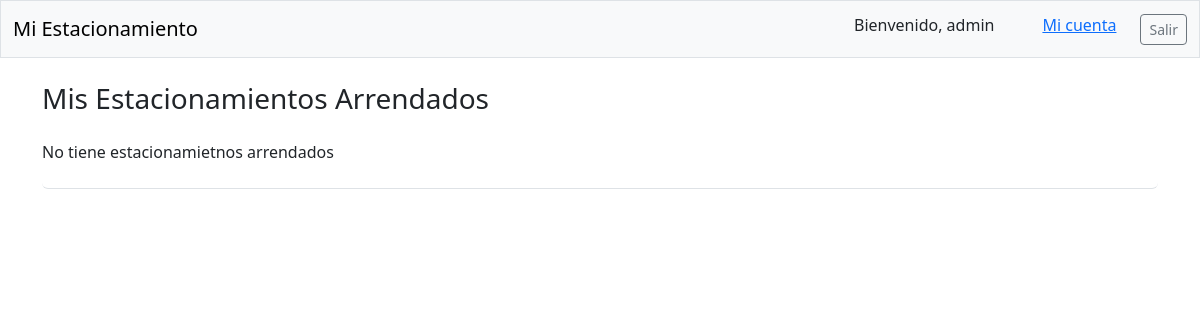
The page /arriendos/ (signed in) on the database as committed earlier.
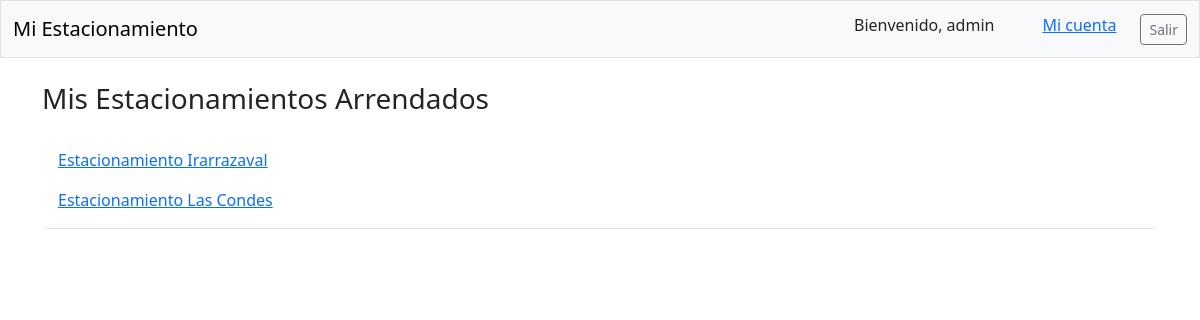
The same page on the database as committed later.
### mi_est_app/models.py (models this page shows, shortened)
class EstArrendado(models.Model):
    user = models.ForeignKey(User, on_delete=models.CASCADE)
    source_model = models.ForeignKey(
        EnArriendo, null=False, blank=False, on_delete=models.CASCADE)

class EnArriendo(models.Model):
    titulo = models.CharField(max_length=128)
    precio = models.CharField(max_length=100)
    fecha = models.DateTimeField(auto_now_add=True)
    tipo = models.CharField(max_length=128)
    desc = models.TextField()
    ancho = models.CharField(max_length=100)
    largo = models.CharField(max_length=100)
    owner = models.ForeignKey(User, on_delete=models.CASCADE)

### mi_est_app/views.py (the view)
# urls.py: path('arriendos/', views.arriendos, name='arriendos'),
@login_required
def arriendos(request):
    arriendo = EstArrendado.objects.filter(user=request.user)
    context = {'arriendo': arriendo}
    return render(request, 'mi_est_app/arriendos.html', context)

### mi_est_app/templates/mi_est_app/arriendos.html
{% extends "mi_est_app/base.html" %}
{% block page_header %}
    <h3>Mis Estacionamientos Arrendados</h3>
{% endblock page_header %}
{% block content %}
    <ul class="list-group border-bottom pb-2 mb-4">
        {% for arr in arriendo %}
            <li class="list-group-item border-0"><a href="{% url 'mi_est_app:arriendo' arr.id %}">{{ arr.source_model.titulo }}</a></li>
        {% empty %}
            <p>No tiene estacionamietnos arrendados</p>
        {% endfor %}
    </ul>
{% endblock content %}

### mi_est_app/templates/mi_est_app/base.html (shortened to what this page needs)
<!DOCTYPE html>
<html lang="en">
<head>
    {% load django_bootstrap5 %}
    {% bootstrap_css %}
</head>
<body>
    <nav class="navbar navbar-expand-md navbar-light bg-light mb-4 border">
        <div class="container-fluid">
            <a class="navbar-brand" href="{% url 'mi_est_app:index' %}">Mi Estacionamiento</a>
            <ul class="navbar-nav ms-auto mb-2 mb-md-o">
                {% if user.is_authenticated %}
                    <li class="nav_item px-4">
                        Bienvenido, {{ user.username }}
                    </li>
                    <br>
                    <li class="nav_item px-4">
                        <a href="{% url 'mi_est_app:dashboard' %}">Mi cuenta</a>
                    </li>
                {% endif %}
            </ul>
            {% if user.is_authenticated %}
            <form action="{% url 'mi_est_cuentas:logout' %}">
                <button class="btn btn-outline-secondary btn-sm" name="submit">Salir</button>
            </form>
            {% endif %}
        </div>
    </nav>
    <main class="container">
        <div class="pb-2 mb-2 border-button">
            {% block page_header %}{% endblock page_header %}
        </div>
        <div>
            {% block content %}{% endblock content %}
        </div>
    </main>
</body>
</html>

Rows that differ between the two databases and show on the page:
added EstArrendado: source_model.titulo "Estacionamiento Irarrazaval"
added EstArrendado: source_model.titulo "Estacionamiento Las Condes"
Other text that changed with them:
text no longer shown: "No tiene estacionamietnos arrendados"
